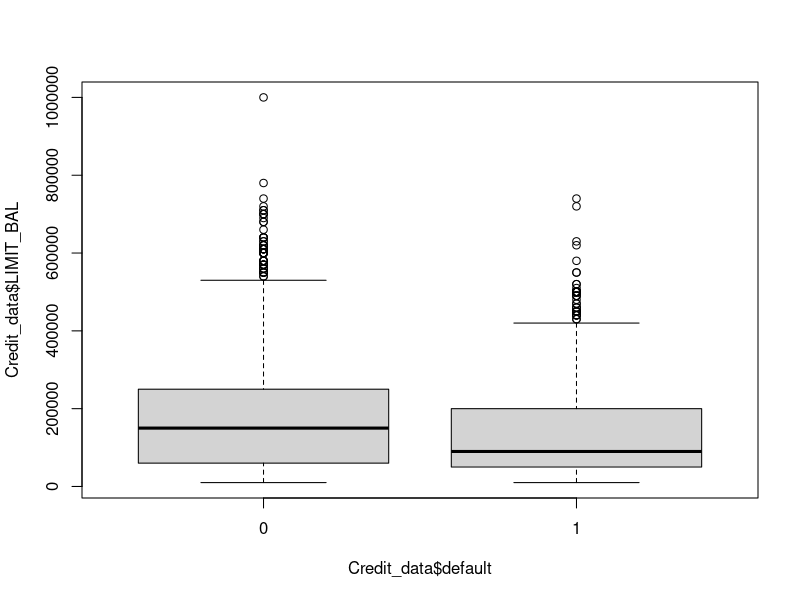
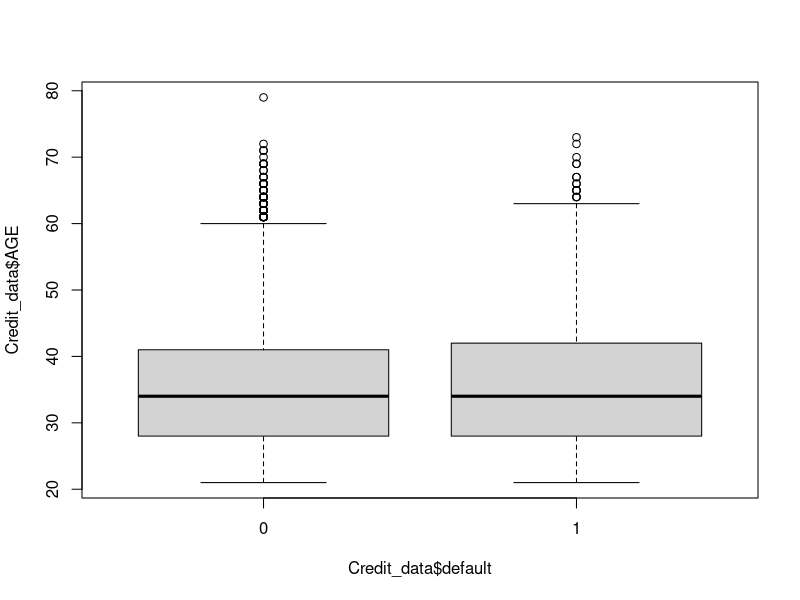
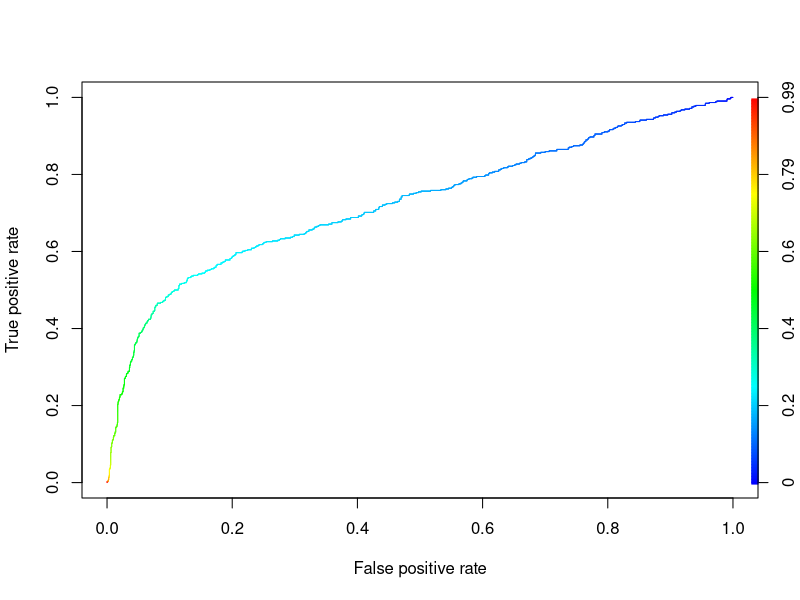

Source code (R) for these figures, in order:
###PREDICTION AND PERFORMANCE LASSO WITH AUC AND ROC CURVE

library(caret)
library(tidyverse)
options(scipen=999)

#Step 1:EDA
Credit_data <- read.csv(file = "Credit_Default.csv", header=T)

library(skimr)
summaryStats <- skim(Credit_data)
summaryStats

table(Credit_data$default)
boxplot(Credit_data$LIMIT_BAL~Credit_data$default)
boxplot(Credit_data$AGE~Credit_data$default)

#Step 2:Partition and preprocessing

#a. change response and categorical variables to factor
Credit_data <- Credit_data %>% mutate_at(c("default","EDUCATION","MARRIAGE"), as.factor) 


#b. rename response 
Credit_data$default<-fct_recode(Credit_data$default, default = "1",notdefault = "0")

#c. re-level response
Credit_data$default<- relevel(Credit_data$default, ref = "default")

#d. make sure levels are correct
levels(Credit_data$default)


#e. concert categorical variables in predictor variables to dummy variables
Credit_predictors_dummy <- model.matrix(default~ ., data = Credit_data)

#f. Get rid of intercept and make new data frame
Credit_predictors_dummy<- data.frame(Credit_predictors_dummy[,-1]) 

#g. combine response with predictor variables
Credit_data <-cbind(default=Credit_data$default, Credit_predictors_dummy )

library(caret)

set.seed(99) #set random seed
index <- createDataPartition(Credit_data$default, p = .8,list = FALSE)
Credit_train <-Credit_data[index,]
Credit_test <- Credit_data[-index,]

#Step 2: Train Lasso logistic regression model

library(e1071)
library(glmnet)
library(Matrix)

set.seed(10)#set the seed again since within the train method the validation set is randomly selected
Credit_model <- train(default ~ .,
                      data = Credit_train,
                      method = "glmnet",
                      standardize=T,
                      tuneGrid = expand.grid(alpha=1,
                                             lambda = seq(0.0001,1,length=20)),
                      trControl =trainControl(method = "cv",
                                             number = 5,
                                             classProbs=T,
                                              summaryFunction = twoClassSummary),
                      metric="ROC")
coef(Credit_model$finalModel, Credit_model$bestTune$lambda)
Credit_model$bestTune$lambda


#Step 3: Predicted probability of default on test set
predicted_probability<-predict(Credit_model, Credit_test, type="prob")
predicted_probability$default

#Step 4: Get AUC and ROC curve for LASSO Model

#Get the ROC
library(ROCR)
pred_lasso <- prediction(predicted_probability$default, 
                         Credit_test$default,
                         label.ordering =c("notdefault","default") )

perf_lasso <- performance(pred_lasso, "tpr", "fpr")
plot(perf_lasso, colorize=TRUE)

#Get the AUC
auc_lasso<-unlist(slot(performance(pred_lasso, "auc"), "y.values"))
auc_lasso
